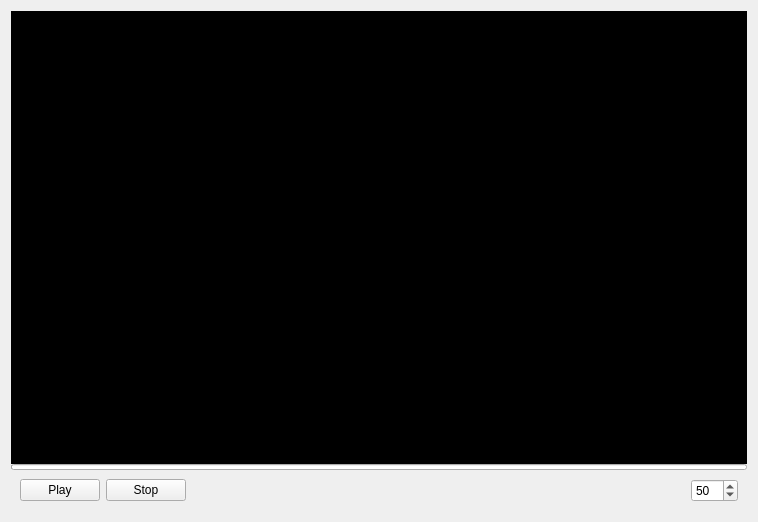
<?xml version="1.0" encoding="UTF-8"?>
<!-- SPDX-FileCopyrightText: 2025 zhang hongyuan <2063218120@qq.com> -->
<!-- SPDX-License-Identifier: MIT -->
<ui version="4.0">
 <class>PlayerWG</class>
 <widget class="QWidget" name="PlayerWG">
  <property name="geometry">
   <rect>
    <x>0</x>
    <y>0</y>
    <width>758</width>
    <height>522</height>
   </rect>
  </property>
  <property name="windowTitle">
   <string>Media Player</string>
  </property>
  <layout class="QVBoxLayout" name="verticalLayout">
   <property name="spacing">
    <number>0</number>
   </property>
   <item>
    <widget class="QWidget" name="videoWidget" native="true">
     <property name="sizePolicy">
      <sizepolicy hsizetype="Expanding" vsizetype="Expanding">
       <horstretch>0</horstretch>
       <verstretch>1</verstretch>
      </sizepolicy>
     </property>
     <property name="minimumSize">
      <size>
       <width>320</width>
       <height>240</height>
      </size>
     </property>
     <property name="styleSheet">
      <string notr="true">background-color: black;</string>
     </property>
    </widget>
   </item>
   <item>
    <widget class="QProgressBar" name="playProgressbar">
     <property name="maximumSize">
      <size>
       <width>16777215</width>
       <height>6</height>
      </size>
     </property>
     <property name="value">
      <number>0</number>
     </property>
     <property name="textVisible">
      <bool>false</bool>
     </property>
     <property name="textDirection">
      <enum>QProgressBar::BottomToTop</enum>
     </property>
    </widget>
   </item>
   <item>
    <widget class="QWidget" name="controlsWidget" native="true">
     <layout class="QVBoxLayout" name="controlsLayout">
      <item>
       <layout class="QHBoxLayout" name="buttonsLayout">
        <item>
         <widget class="QPushButton" name="playPauseBtn">
          <property name="maximumSize">
           <size>
            <width>80</width>
            <height>16777215</height>
           </size>
          </property>
          <property name="text">
           <string>Play</string>
          </property>
         </widget>
        </item>
        <item>
         <widget class="QPushButton" name="stopBtn">
          <property name="maximumSize">
           <size>
            <width>80</width>
            <height>16777215</height>
           </size>
          </property>
          <property name="text">
           <string>Stop</string>
          </property>
         </widget>
        </item>
        <item>
         <spacer name="horizontalSpacer">
          <property name="orientation">
           <enum>Qt::Horizontal</enum>
          </property>
          <property name="sizeHint" stdset="0">
           <size>
            <width>40</width>
            <height>20</height>
           </size>
          </property>
         </spacer>
        </item>
        <item>
         <widget class="QLabel" name="label">
          <property name="styleSheet">
           <string notr="true">image: url(:/128x128/volumn.png);
min-width: 28px;</string>
          </property>
          <property name="text">
           <string/>
          </property>
         </widget>
        </item>
        <item>
         <widget class="QSpinBox" name="volumeSpinBox">
          <property name="maximum">
           <number>200</number>
          </property>
          <property name="value">
           <number>50</number>
          </property>
         </widget>
        </item>
       </layout>
      </item>
     </layout>
    </widget>
   </item>
  </layout>
 </widget>
 <resources/>
 <connections/>
</ui>
